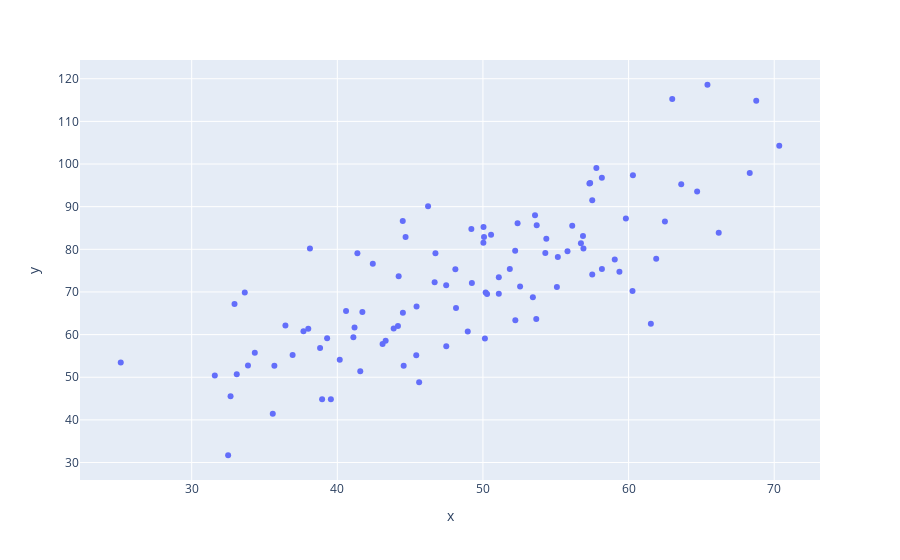

The code cell stored with this chart in its notebook:
### Code cell
data=pd.read_csv('https://raw.githubusercontent.com/azhar2ds/DataSets/master/2_col_dataset.csv', header=None)
x=np.array(data[1])
y=np.array(data[2])
df=pd.DataFrame(dict(x=x, y=y))
fig = df.plot.scatter(x="x", y="y")
fig.show()
